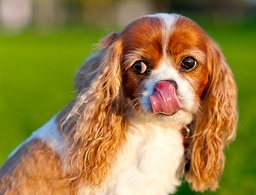
#> input picture colorization_by_learning/imgs/ILSVRC2012_val_00041580.JPEG, 256 x 195 px, shrunk from 500 x 380 before the run
$ python -i colorization_by_optimization.py   (imports and definitions only)
#> lines starting #> are read from the running program, lines starting #| are printed output that depends on the picture
#> further down, picture is the input picture: PIL image 256x195 RGB; mean R, G, B 151.3, 128.7, 68
from PIL import ImageTk
from PIL import Image
import cv2
import numpy as np
import math
import random
import matplotlib.pyplot as plt
import colorsys
from scipy import sparse
from scipy.sparse import linalg

class ColorizationByOptimization:
    """
       论文 Colorization using Optimization 图像上色部分复现，尽可能的保持了时间、空间上的连续性
       支持灰度图上色，也支持彩色图重上色
       支持用户手工交互式上色，也支持传入事先标记好的图片进行上色
    """
    np.set_printoptions(precision=8, suppress=True)
    manual_color_list = []
    def __init__(self, source_image):
        """
        传入要上色的图像，先将source_image_origin_array_rgb和source_image_marked_array_rgb都置为其
        :param source_image:
        """
        self.source_image_rgb = source_image
        self.source_image_origin_array_rgb = np.array(self.source_image_rgb).astype(float)/255
        self.source_image_marked_array_rgb = np.array(self.source_image_rgb).astype(float)/255
        if Image.isImageType(source_image):
            self.width = source_image.width
#> self.width = 256
            self.height = source_image.height
#> self.height = 195
        else:
            self.width = len(source_image[0])
            self.height = len(source_image)
        self.window_width = 1 # 领域宽度
        print(self.width,self.height)
#| 256 195

    def manual_color(self,row,col,color):
        """
        配合外层的交互式指定颜色，给row,col处的像素指定颜色color
        :param row: 像素行
        :param col: 像素列
        :param color: 指定颜色
        :return: None
        """
        if row<0 or row>=self.height-1 or col<0 or col>=self.width-1:
            return
        self.manual_color_list.append([row,col,color])
        self.source_image_marked_array_rgb[row][col] = [color[0]/255,color[1]/255,color[2]/255]
        self.source_image_marked_array_rgb[row][col+1] = [color[0] / 255, color[1] / 255, color[2] / 255]
        self.source_image_marked_array_rgb[row+1][col + 1] = [color[0] / 255, color[1] / 255, color[2] / 255]
        self.source_image_marked_array_rgb[row + 1][col] = [color[0] / 255, color[1] / 255, color[2] / 255]

    def manually_set_marked_image(self,marked_array):
        """
        用于设置事先标记好的图片
        :param marked_array: 标记好的图片
        :return:
        """
        self.source_image_marked_array_rgb = np.array(marked_array).astype(float)/255

    def set_recolor_area(self,row1,row2,col1,col2):
        """
        设置重上色区域，设置重上色区域的时候需要将重上色区域外的像素都置为白色，以使其不被指定的重上色区域内的因素影响，
        从而在上色阶段从源彩色图像中拿到补偿像素值
        :return:None，直接对self.source_image_marked_array_rgb进行了操作
        """
        # 保证row1<row2 且 col1<col2
        if row1>row2:
            temp = row1
            row1 = row2
            row2 = temp
        if col1 > col2:
            temp = col1
            col1 = col2
            col2 = temp
        new_marked = np.ones(self.source_image_origin_array_rgb.shape)
        new_marked[row1:row2, col1:col2] = self.source_image_marked_array_rgb[row1:row2, col1:col2]
        self.source_image_marked_array_rgb = new_marked

    def show_origin_pic(self):
        """
        显示原图像
        :return:   None
        """
        show_pic = self.source_image_origin_array_rgb.astype(np.float32)
        cv2.imshow("origin", cv2.cvtColor(show_pic, cv2.COLOR_RGB2BGR))

    def show_marked_pic(self):
        """
        显示标记图像
        :return:  None
        """
        show_pic = self.source_image_marked_array_rgb.astype(np.float32)
        cv2.imshow("marked",cv2.cvtColor(show_pic,cv2.COLOR_RGB2BGR))

    def colorization(self,is_recolor=False,debug_mode=False):
        """
        上色主函数，is_recolor 指示是否为图像重上色
        :param is_recolor:  【 true: 彩色图像重上色  false:灰度图像上色 】
        :return: 上色结果
        """
        self.show_marked_pic()
        self.show_origin_pic()

        pic_rows = self.source_image_origin_array_rgb.shape[0]
#> pic_rows = 195
        pic_cols = self.source_image_origin_array_rgb.shape[1]
#> pic_cols = 256
        pic_size = pic_rows * pic_cols
#> pic_size = 49920

        if debug_mode:
            color_res = np.zeros((pic_rows,pic_cols))
            for r in range(pic_rows):
                for c in range(pic_cols):
                    color_res[r][c] = self.is_colored(r,c)
            cv2.imshow("color_res",color_res)
            cv2.waitKey(0)

        # 转换至 YIQ空间
        pic_origin_YIQ_result = self.rgb_channels_to_yuv(self.source_image_origin_array_rgb[:, :, 0], self.source_image_origin_array_rgb[:, :, 1], self.source_image_origin_array_rgb[:, :, 2])
        pic_marked_YIQ_result = self.rgb_channels_to_yuv(self.source_image_marked_array_rgb[:, :, 0], self.source_image_marked_array_rgb[:, :, 1], self.source_image_marked_array_rgb[:, :, 2])

        # 合成 yiq/yuv 图片
        channel_Y = pic_origin_YIQ_result[0]
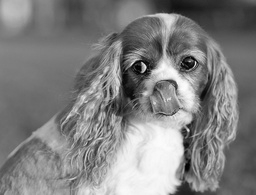
#> channel_Y: shape (195, 256) float64; min 0.00216, max 0.995, mean 0.505
        channel_U = pic_marked_YIQ_result[1]
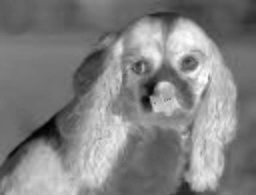
#> channel_U: shape (195, 256) float64; min -0.152, max 0.4, mean 0.13; drawn with min black and max white
        channel_V = pic_marked_YIQ_result[2]
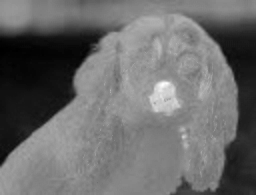
#> channel_V: shape (195, 256) float64; min -0.221, max 0.172, mean -0.0553; drawn with min black and max white
        self.pic_yuv = np.dstack((channel_Y, channel_U, channel_V))
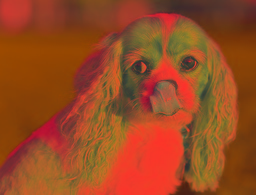
#> self.pic_yuv: shape (195, 256, 3) float64; mean of channels 0, 1, 2 0.505, 0.13, -0.0553; drawn with min black and max white

        # 计算权重矩阵，为解优化问题做铺垫
        print("constructing weight Matrix")
        weightData = []
        # 建立weight矩阵
        for r in range(pic_rows):
            for c in range(pic_cols):
                w = Neighbors(self.window_width, (r, c), self.pic_yuv)
                if not self.is_colored(r, c):
                    weights = w.affinity_function()
                    for e in weights:
                        weightData.append([(r, c), (e[0], e[1]), e[2]])
                weightData.append([(r, c), (r, c), 1.])
#> this loop made 195 passes

        # 构造稀疏矩阵
        sparse_index_rc_data = [[e[0][0] + e[0][1] * pic_rows, e[1][0] + e[1][1] * pic_rows, e[2]] for e in weightData]
        sparse_index_rc = np.array(sparse_index_rc_data, dtype=np.integer)[:, 0:2]
        sparse_data = np.array(sparse_index_rc_data, dtype=np.float64)[:, 2]
        matA = sparse.csr_matrix((sparse_data, (sparse_index_rc[:, 0], sparse_index_rc[:, 1])), shape=(pic_size, pic_size))

        b_u = np.zeros(pic_size)
        b_v = np.zeros(pic_size)

        # 展平u通道到一个整的向量
        pic_u_flat = self.pic_yuv[:, :, 1].reshape(pic_size, order='F')
        i = 0
        for each in pic_u_flat:
            import math
            row = i % pic_rows
            col = math.floor(i / pic_rows)
            if self.is_colored(row, col):
                b_u[i] = pic_u_flat[i]
            i = i + 1
#> this loop made 49920 passes
#> each on passes 1 to 3: 0.0493, 0.0493, 0.0525

        # 展平v通道到一个整的向量
        pic_v_flat = self.pic_yuv[:, :, 2].reshape(pic_size, order='F')
        i = 0
        for each in pic_v_flat:
            import math
            row = i % pic_rows
            col = math.floor(i / pic_rows)
            if self.is_colored(row, col):
                b_v[i] = pic_v_flat[i]
            i = i + 1
#> this loop made 49920 passes
#> each on passes 1 to 3: -0.00422, -0.00422, 0.00196

        # 解线性方程组
        print("start optimization")
        ansY = self.pic_yuv[:, :, 0].reshape(pic_size, order='F')
        ansU = linalg.spsolve(matA, b_u)
        print("U channel optimized")
        ansV = linalg.spsolve(matA, b_v)
        print("V channel optimized")
        # 构造上完色的YUV空间的图像
        colorizedYUV = np.zeros(self.pic_yuv.shape)
        colorizedYUV[:, :, 0] = ansY.reshape((pic_rows, pic_cols), order='F')
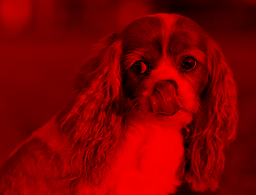
#> colorizedYUV: shape (195, 256, 3) float64; mean of channels 0, 1, 2 0.505, 0, 0; drawn as R, G, B
        colorizedYUV[:, :, 1] = ansU.reshape((pic_rows, pic_cols), order='F')
        colorizedYUV[:, :, 2] = ansV.reshape((pic_rows, pic_cols), order='F')
        if debug_mode:
            temp1 = np.array(abs(colorizedYUV[:, :, 1]))
            cv2.imshow("result YUV channel U", temp1)
            cv2.waitKey(0)
            print(temp1)
            temp2 = np.array(abs(colorizedYUV[:, :, 2]))
            cv2.imshow("result YUV channel V", temp2)
            cv2.waitKey(0)
            print(temp2)

        # 得到结果
        colorizedRGB = self.yuv_channels_to_rgb(colorizedYUV)
        colorizedRGB = colorizedRGB.astype(np.float32)
        if debug_mode:
            cv2.imshow("inner_colorizedRGB",cv2.cvtColor(colorizedRGB, cv2.COLOR_RGB2BGR))
            cv2.waitKey(0)


        ## 如果是重上色模式，那么需要做一下处理
        if is_recolor:
            U_threshold = 0
            V_threshold = 0
            count1 = 0
            count2 = 0
            for each_row in colorizedYUV:
                col = 0
                for each_pixel in each_row:
                    if abs(each_pixel[1]) > 0.03:
                        U_threshold = U_threshold + abs(each_pixel[1])
                        count1 = count1 + 1
                    if abs(each_pixel[2]) > 0.03:
                        V_threshold = V_threshold + abs(each_pixel[2])
                        count2 = count2 + 1
            if count1 != 0:
                U_threshold = U_threshold / count1
            else:
                U_threshold = 1
            if count2 != 0:
                V_threshold = V_threshold / count2
            else:
                V_threshold = 1

            print("U_threshold,V_threshold", U_threshold, V_threshold)
            row, col = 0, 0
            for each_row in colorizedYUV:
                col = 0
                for each_pixel in each_row:
                    if abs(each_pixel[1]) < U_threshold*0.35 and abs(each_pixel[2]) < V_threshold*0.35:
                        colorizedRGB[row][col][0] = self.source_image_origin_array_rgb[row][col][0]
                        colorizedRGB[row][col][1] = self.source_image_origin_array_rgb[row][col][1]
                        colorizedRGB[row][col][2] = self.source_image_origin_array_rgb[row][col][2]
                    col = col + 1
                row = row + 1

        # 得到结果
        # cv2.imshow("pic_ans",cv2.cvtColor(colorizedRGB,cv2.COLOR_RGB2BGR))
        colorizedBRG = cv2.cvtColor(colorizedRGB, cv2.COLOR_RGB2BGR)
        return colorizedBRG

    def yuv_channels_to_rgb(self,colorizedYUV):
        """
        YUV（实为YIQ） 转 RGB
        :param colorizedYUV:
        :return:
        """
        cY = colorizedYUV[:,:,0]
        cU = colorizedYUV[:, :, 1]
#> cU: shape (195, 256) float64; every value is 0
        cV = colorizedYUV[:,:,2]

        r = cY + 0.948262 * cU + 0.624013 * cV
        g = cY - 0.276066 * cU - 0.639810 * cV
        b = cY - 1.105450 * cU + 1.729860 * cV
        r[r < 0] = 0
        r[r > 1] = 1
        g[g < 0] = 0
        g[g > 1] = 1
        b[b < 0] = 0
        b[b > 1] = 1
        colorizedRGB = np.zeros(colorizedYUV.shape)
        colorizedRGB[:, :, 0] = r
        colorizedRGB[:, :, 1] = g
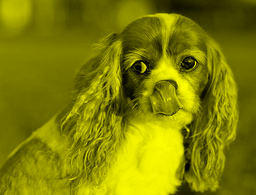
#> colorizedRGB: shape (195, 256, 3) float64; mean of channels 0, 1, 2 0.505, 0.505, 0; drawn as R, G, B
        colorizedRGB[:, :, 2] = b
        return colorizedRGB

    def rgb_channels_to_yuv(self,cR,cG,cB):
        return colorsys.rgb_to_yiq(cR, cG, cB)

    def is_colored(self, row, col):
        """
        像素row,col是否倍指定上色
        :param row:
        :param col:
        :return:
        """
        return abs(self.source_image_origin_array_rgb[row][col] - self.source_image_marked_array_rgb[row][col]).sum() > 0.01

class Neighbors:

    def __init__(self, width, center, pic):
        """
       :param width: 窗口大小
       :param center: 该点的r,c坐标值
       :param pic: 图像
       """
        self.center = [center[0], center[1], pic[center][0]]
        self.width = width
        self.neighbors = None
        self.find_neighbors(pic)

    def find_neighbors(self, pic):
        """
       寻找到该点的邻域，并添加进入neighbors数组中
       :param pic: yuv图像
       :return: None,过程中直接操作self.neighbors
       """
        # 注意neighbors里面每个元素也是一个list，其格式为：[r,c,y]，前两个r,c为像素在图像中的坐标，y为像素灰度值
        # neighbors的寻找旨在为后续计算权重矩阵做准备
        self.neighbors = []
        ix_r_min = max(0, self.center[0] - self.width)
        ix_r_max = min(pic.shape[0], self.center[0] + self.width + 1)
        ix_c_min = max(0, self.center[1] - self.width)
        ix_c_max = min(pic.shape[1], self.center[1] + self.width + 1)
        for r in range(ix_r_min, ix_r_max):
            for c in range(ix_c_min, ix_c_max):
                if r == self.center[0] and c == self.center[1]:
                    continue
                self.neighbors.append([r,c,pic[r,c,0]])

    def affinity_function(self):
        """
        通过self.neighbors来计算邻居们的权重
        :return: neighbors_array 格式如下：其为一个list，
        list内每个元素也是一个list，每个元素代表格式为：[r,c,weight],r,c为neighbor的坐标，weight为该邻居的权重值
        """
        neighbors_array = np.array(self.neighbors)
        # 计算Y通道象素茶
        sY = neighbors_array[:,2]
        cY = self.center[2]
        diff = sY - cY
        sig = np.var(np.append(sY, cY))
        if sig < 1e-6:
            sig = 1e-6
        weight = np.exp(- np.power(diff,2) / (sig * 2.0))
        weight = - weight / np.sum(weight)
        neighbors_array[:,2] = weight
        return neighbors_array


# [49 lines of commented-out code are left out]

>>> from PIL import Image
>>> picture = Image.open('../../colorization_by_learning/imgs/ILSVRC2012_val_00041580.JPEG')
>>> result = ColorizationByOptimization(picture).colorization()
